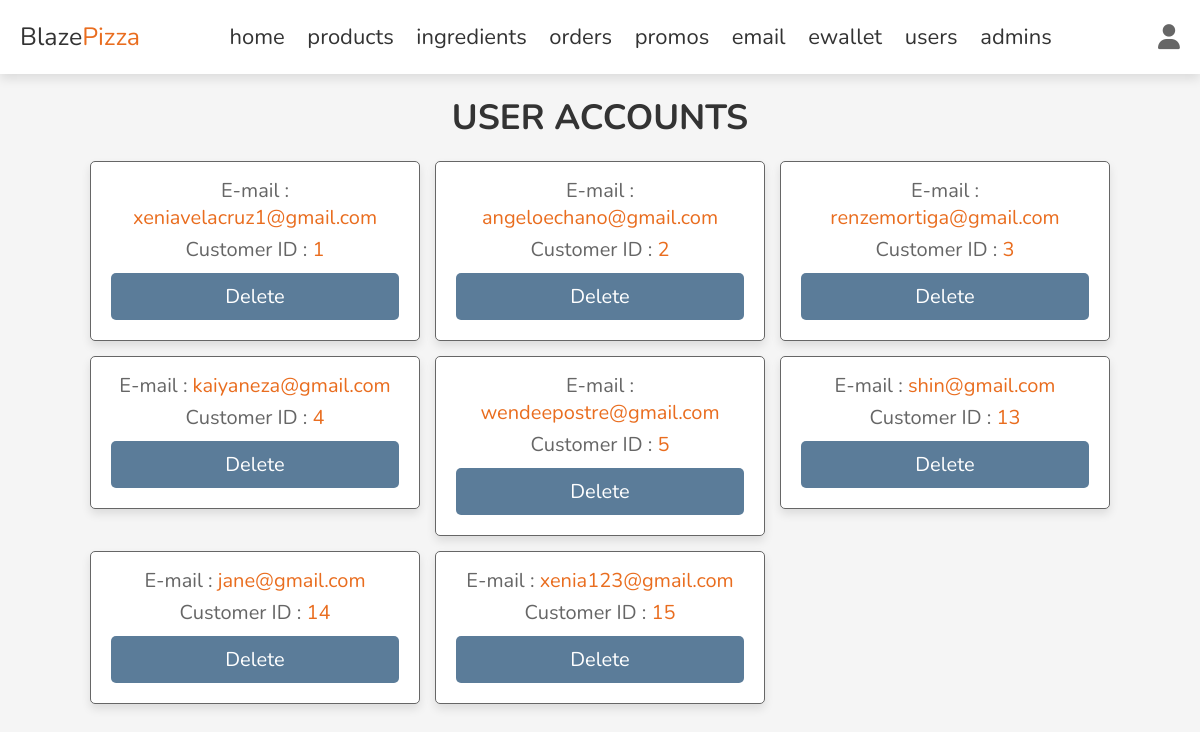
Screenshot of /admin/emails.php (signed in) with the database file from the repository.
### tables this page shows
CREATE TABLE `customer` (
  `customerID` int(6) NOT NULL,
  `custLname` varchar(25) NOT NULL,
  `custFname` varchar(25) NOT NULL,
  `custBdate` date NOT NULL,
  `custGender` varchar(1) NOT NULL,
  `custEmail` varchar(25) NOT NULL,
  `custContactNum` varchar(11) NOT NULL,
  `custAddress` text NOT NULL,
  `custPassword` varchar(50) NOT NULL
);

### admin/emails.php (the view, shortened to what this page needs)
<?php
include '../app/config.php';
?>
<!DOCTYPE html>
<html lang="en">
<head>
   <link rel="stylesheet" href="https://cdnjs.cloudflare.com/ajax/libs/font-awesome/6.1.1/css/all.min.css">
   <link rel="stylesheet" href="../css/admin_style.css">
</head>
<body>
<?php include 'admin_header.php' ?>
<section class="accounts">
   <h1 class="heading">user accounts</h1>
   <div class="box-container">
   <?php
      $select_accounts = $conn->prepare("SELECT * FROM customer");
      $select_accounts->execute();
      if($select_accounts->rowCount() > 0){
         while($fetch_accounts = $select_accounts->fetch(PDO::FETCH_ASSOC)){
   ?>
<div class="box">
      <p> E-mail : <span><?= $fetch_accounts['custEmail']; ?></span> </p>
      <p> Customer ID : <span><?= $fetch_accounts['customerID']; ?></span> </p>
      <a href="emais.php?delete=<?= $fetch_accounts['custEmail']; ?>" onclick="return confirm('delete this account?')" class="delete-btn">delete</a>
   </div>
   <?php
         }
      }else{
         echo '<p class="empty">no accounts available!</p>';
      }
   ?>
   </div>
</section>
</body>
</html>

### css/admin_style.css (style rules this page uses)
* { font-family: 'Nunito', sans-serif; margin:0; padding:0; box-sizing: border-box; outline: none; border:none; text-decoration: none; transition: .2s linear; }
html { font-size: 62.5%; overflow-x: hidden; scroll-behavior: smooth; scroll-padding-top: 7rem; }
body { background: #f5f5f5; }
section { padding:2rem; margin:0 auto; max-width: 1200px; }
.heading { text-align: center; margin-bottom: 2rem; font-size: 3.5rem; color:#333; text-transform: uppercase; }
.delete-btn, .option-btn, .btn { display: block; width: 100%; margin-top: 1rem; border-radius: .5rem; padding:1rem 3rem; font-size: 2rem; color:#fff; cursor: pointer; text-transform: capitalize; text-align: center; }
.delete-btn { background-color: #5b7c99; }
.accounts .box-container { display: grid; grid-template-columns: repeat(auto-fit, 33rem); gap:1.5rem; align-items: flex-start; justify-content: center; }
.accounts .box-container .box { padding:2rem; padding-top: 1rem; border-radius: .5rem; text-align: center; border:.1rem solid #666; background-color:#fff; box-shadow:0 .5rem 1rem rgba(0,0,0,.1); }
.accounts .box-container .box p { font-size: 2rem; color:#666; margin: .5rem 0; }
.accounts .box-container .box p span { color:#E96D1F; }

### rows the page displays
customer: custEmail "xeniavelacruz1@gmail.com", customerID "1"
customer: custEmail "angeloechano@gmail.com", customerID "2"
customer: custEmail "renzemortiga@gmail.com", customerID "3"
customer: custEmail "kaiyaneza@gmail.com", customerID "4"
customer: custEmail "wendeepostre@gmail.com", customerID "5"
customer: custEmail "shin@gmail.com", customerID "13"
customer: custEmail "jane@gmail.com", customerID "14"
customer: custEmail "xenia123@gmail.com", customerID "15"
